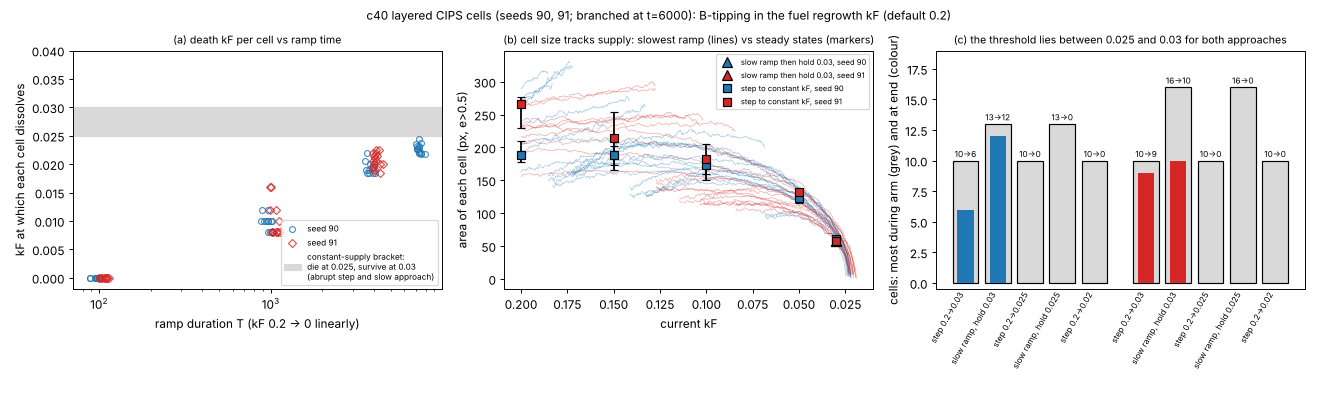

This chart was generated by the following Python code:
"""Two-seed summary for world 1 (c40 layered CIPS cells): death kF vs ramp time, against the constant-supply bracket."""
import json, os, sys
import numpy as np
import matplotlib
matplotlib.use("Agg")
import matplotlib.pyplot as plt
sys.path.insert(0, os.path.dirname(os.path.abspath(__file__)))
from loadlog import load, tracks

O = "/tmp/claude-0/-home-user-physim/a7c2ec48-e3a6-5436-88da-a7523dbbe428/scratchpad/paperexp/supply-ramp"
SEEDS = [90, 91]
MK = {90: "o", 91: "D"}
CO = {90: "#1f77b4", 91: "#d62728"}


def get(sd, name):
    p = f"{O}/arms/s{sd}/{name}/log.jsonl"
    return load(p) if os.path.exists(p) else None


fig, ax = plt.subplots(1, 3, figsize=(15.5, 4.8))
res = {}
# (a) kF at each cell's death vs ramp duration
for sd in SEEDS:
    for T in (100, 1000, 4000, 8000):
        L = get(sd, f"R{T}")
        if L is None:
            continue
        _, recs, evs = L
        dk = np.array([e["kF"] for e in evs if e["ev"] == "death"])
        res[f"s{sd}_R{T}"] = {"n_deaths": int(dk.size), "kF_min": float(dk.min()), "kF_median": float(np.median(dk)), "kF_max": float(dk.max()),
                              "survivors_at_end": recs[-1]["n"]}
        jit = np.exp(np.random.default_rng(sd + T).uniform(-0.08, 0.08, dk.size)) * (1.06 if sd == 91 else 0.94)
        ax[0].plot(T * jit, dk, MK[sd], color=CO[sd], mfc="none", ms=5, alpha=0.8, label=f"seed {sd}" if T == 1000 else None)
ax[0].axhspan(0.025, 0.03, color="0.85", zorder=0, label="constant-supply bracket:\ndie at 0.025, survive at 0.03\n(abrupt step and slow approach)")
T = np.logspace(1.8, 4.0, 50)
ax[0].set_xscale("log"); ax[0].set_xlabel("ramp duration T (kF 0.2 -> 0 linearly)"); ax[0].set_ylabel("kF at which each cell dissolves")
ax[0].set_title("(a) death kF per cell vs ramp time", fontsize=9); ax[0].legend(fontsize=7, loc="lower right"); ax[0].set_ylim(-0.002, 0.04)

# (b) per-cell area vs current kF: slowest ramp lines, constant and hold medians
for sd in SEEDS:
    name = "R8000" if get(sd, "R8000") else "R4000"
    _, recs, _ = get(sd, name)
    for i, h in tracks(recs).items():
        ax[1].plot(h[:, 1], h[:, 2], color=CO[sd], lw=0.5, alpha=0.45)
    for f, k in (("C1", 0.2), ("C0.75", 0.15), ("C0.5", 0.1), ("C0.25", 0.05), ("C0.15", 0.03)):
        L = get(sd, f)
        late = [r for r in L[1] if r["t_rel"] >= L[1][-1]["t_rel"] - 500]
        a = np.concatenate([r["areas"] for r in late])
        ax[1].errorbar(k, np.median(a), yerr=[[np.median(a) - np.percentile(a, 25)], [np.percentile(a, 75) - np.median(a)]],
                       fmt="s", color="k", mfc=CO[sd], ms=6, capsize=3, label=f"step to constant kF, seed {sd}" if f == "C1" else None)
    L = get(sd, "H0.03")
    late = [r for r in L[1] if r["t_rel"] >= L[1][-1]["t_rel"] - 500]
    a = np.concatenate([r["areas"] for r in late])
    ax[1].plot(0.03, np.median(a), "^", color="k", mfc=CO[sd], ms=8, label=f"slow ramp then hold 0.03, seed {sd}")
    res[f"s{sd}_lines_from"] = name
ax[1].invert_xaxis(); ax[1].set_xlabel("current kF"); ax[1].set_ylabel("area of each cell (px, e>0.5)")
ax[1].set_title("(b) cell size tracks supply: slowest ramp (lines) vs steady states (markers)", fontsize=9); ax[1].legend(fontsize=6.5)

# (c) cell number: ramps vs steps vs holds, and the up-ramp
rows = []
for sd in SEEDS:
    for f, k in (("C0.15", 0.03), ("H0.03", 0.03), ("C0.125", 0.025), ("H0.025", 0.025), ("C0.1", 0.02)):
        L = get(sd, f)
        if L is None:
            continue
        _, recs, evs = L
        rows.append((sd, f, k, recs[0]["n"], max(r["n"] for r in recs), recs[-1]["n"], recs[-1]["t_rel"]))
labels = {"C0.15": "step 0.2->0.03", "H0.03": "slow ramp, hold 0.03", "C0.125": "step 0.2->0.025", "H0.025": "slow ramp, hold 0.025", "C0.1": "step 0.2->0.02"}
x = 0
for sd in SEEDS:
    for r in [r for r in rows if r[0] == sd]:
        ax[2].bar(x, r[4], color="0.85", edgecolor="k", width=0.8)
        ax[2].bar(x, r[5], color=CO[sd], width=0.5)
        ax[2].text(x, r[4] + 0.3, f"{r[4]}->{r[5]}", ha="center", fontsize=7)
        ax[2].text(x, -0.6, labels[r[1]], rotation=60, ha="right", va="top", fontsize=7)
        x += 1
    x += 0.6
ax[2].set_xticks([]); ax[2].set_ylabel("cells: most during arm (grey) and at end (colour)"); ax[2].set_ylim(-0.5, 19)
ax[2].set_title("(c) the threshold lies between 0.025 and 0.03 for both approaches", fontsize=9)
fig.tight_layout(rect=(0, 0.06, 1, 0.95))
fig.suptitle("c40 layered CIPS cells (seeds 90, 91; branched at t=6000): B-tipping in the fuel regrowth kF (default 0.2)", fontsize=10)
fig.savefig(f"{O}/fig_summary.png", dpi=85)
json.dump({"ramps": res, "threshold_arms": rows}, open(f"{O}/summary_threshold.json", "w"), indent=1)
print(json.dumps(res, indent=1)); print(rows)
